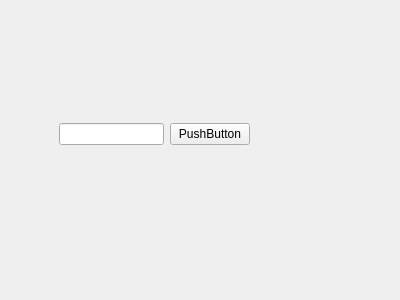
<?xml version="1.0" encoding="UTF-8"?>
<ui version="4.0">
 <class>Form</class>
 <widget class="QWidget" name="Form">
  <property name="geometry">
   <rect>
    <x>0</x>
    <y>0</y>
    <width>400</width>
    <height>300</height>
   </rect>
  </property>
  <property name="windowTitle">
   <string>Form</string>
  </property>
  <widget class="QWidget" name="horizontalLayoutWidget">
   <property name="geometry">
    <rect>
     <x>59</x>
     <y>29</y>
     <width>191</width>
     <height>211</height>
    </rect>
   </property>
   <layout class="QHBoxLayout" name="horizontalLayout">
    <item>
     <widget class="QLineEdit" name="lineEdit"/>
    </item>
    <item>
     <widget class="QPushButton" name="pushButton">
      <property name="text">
       <string>PushButton</string>
      </property>
     </widget>
    </item>
   </layout>
  </widget>
  <action name="actionPrintText">
   <property name="text">
    <string>PrintText</string>
   </property>
  </action>
 </widget>
 <resources/>
 <connections>
  <connection>
   <sender>pushButton</sender>
   <signal>clicked()</signal>
   <receiver>actionPrintText</receiver>
   <slot>trigger()</slot>
   <hints>
    <hint type="sourcelabel">
     <x>209</x>
     <y>134</y>
    </hint>
    <hint type="destinationlabel">
     <x>-1</x>
     <y>-1</y>
    </hint>
   </hints>
  </connection>
 </connections>
</ui>
